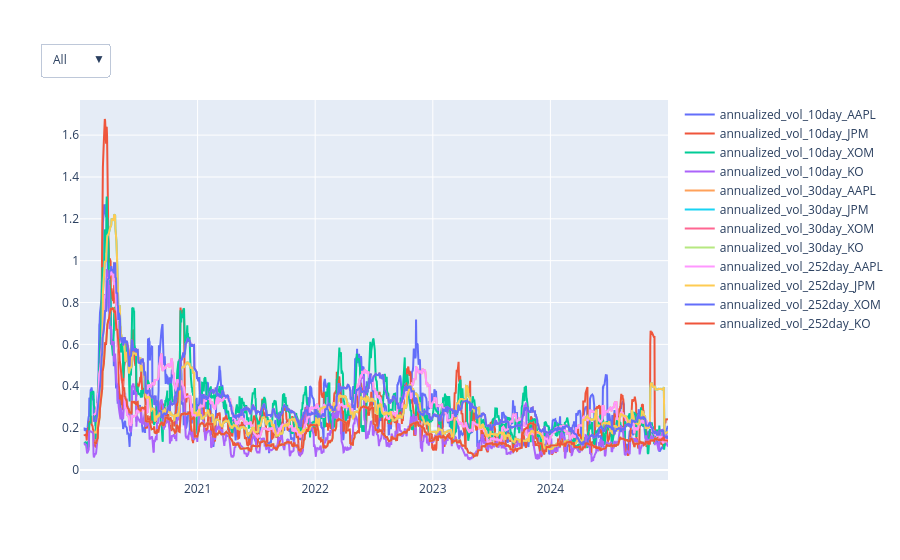

Write notebook code for a chart like this one.
### Code cell
fig = go.Figure()

dataframes_to_plot = {

    "annualized_vol_10day" : annualized_vol_10day,
    "annualized_vol_30day" : annualized_vol_30day,
    "annualized_vol_252day" : annualized_vol_252day,

}

colors = ['#FF3131', '#00FFFF', '#39FF14', '#FF00FF', '#FFD700']


trace_tickers = []

for label, df in dataframes_to_plot.items():
    for ticker in tickers:
        fig.add_trace(go.Scatter(x=df.index, y=df[ticker], name=label + "_" + ticker))
        trace_tickers.append(ticker)

buttons = []

buttons.append(dict(
    label="All",
    method="update",
    args=[{"visible": [True] * len(trace_tickers)}]
))

for ticker in tickers:
    visibility = [tt == ticker for tt in trace_tickers]
    buttons.append(dict(
        label=ticker,
        method="update",
        args=[{"visible": visibility}]
    ))

fig.update_layout(
    updatemenus=[
        dict(
            type="dropdown",
            direction="down",
            buttons=buttons,
            x=0.05, y=1.15,
            showactive=True
        )
    ])


fig.show()

### Figure 1 — Plotly figure (JSON) as saved in the notebook; plotly's stock layout.template omitted (floating-point values rounded to 4 significant figures; data arrays with more than 128 entries replaced by an {"elided": "..."} marker saying what was removed)
{"data": [{"name": "annualized_vol_10day_AAPL", "x": {"elided": "1258 str values"}, "y": {"elided": "1258 float values"}, "type": "scatter"}, {"name": "annualized_vol_10day_JPM", "x": {"elided": "1258 str values"}, "y": {"elided": "1258 float values"}, "type": "scatter"}, {"name": "annualized_vol_10day_XOM", "x": {"elided": "1258 str values"}, "y": {"elided": "1258 float values"}, "type": "scatter"}, {"name": "annualized_vol_10day_KO", "x": {"elided": "1258 str values"}, "y": {"elided": "1258 float values"}, "type": "scatter"}, {"name": "annualized_vol_30day_AAPL", "x": {"elided": "1258 str values"}, "y": {"elided": "1258 float values"}, "type": "scatter"}, {"name": "annualized_vol_30day_JPM", "x": {"elided": "1258 str values"}, "y": {"elided": "1258 float values"}, "type": "scatter"}, {"name": "annualized_vol_30day_XOM", "x": {"elided": "1258 str values"}, "y": {"elided": "1258 float values"}, "type": "scatter"}, {"name": "annualized_vol_30day_KO", "x": {"elided": "1258 str values"}, "y": {"elided": "1258 float values"}, "type": "scatter"}, {"name": "annualized_vol_252day_AAPL", "x": {"elided": "1258 str values"}, "y": {"elided": "1258 float values"}, "type": "scatter"}, {"name": "annualized_vol_252day_JPM", "x": {"elided": "1258 str values"}, "y": {"elided": "1258 float values"}, "type": "scatter"}, {"name": "annualized_vol_252day_XOM", "x": {"elided": "1258 str values"}, "y": {"elided": "1258 float values"}, "type": "scatter"}, {"name": "annualized_vol_252day_KO", "x": {"elided": "1258 str values"}, "y": {"elided": "1258 float values"}, "type": "scatter"}], "layout": {"updatemenus": [{"buttons": [{"args": [{"visible": [true, true, true, true, true, true, true, true, true, true, true, true]}], "label": "All", "method": "update"}, {"args": [{"visible": [true, false, false, false, true, false, false, false, true, false, false, false]}], "label": "AAPL", "method": "update"}, {"args": [{"visible": [false, true, false, false, false, true, false, false, false, true, false, false]}], "label": "JPM", "method": "update"}, {"args": [{"visible": [false, false, true, false, false, false, true, false, false, false, true, false]}], "label": "XOM", "method": "update"}, {"args": [{"visible": [false, false, false, true, false, false, false, true, false, false, false, true]}], "label": "KO", "method": "update"}], "direction": "down", "showactive": true, "type": "dropdown", "x": 0.05, "y": 1.15}]}}
